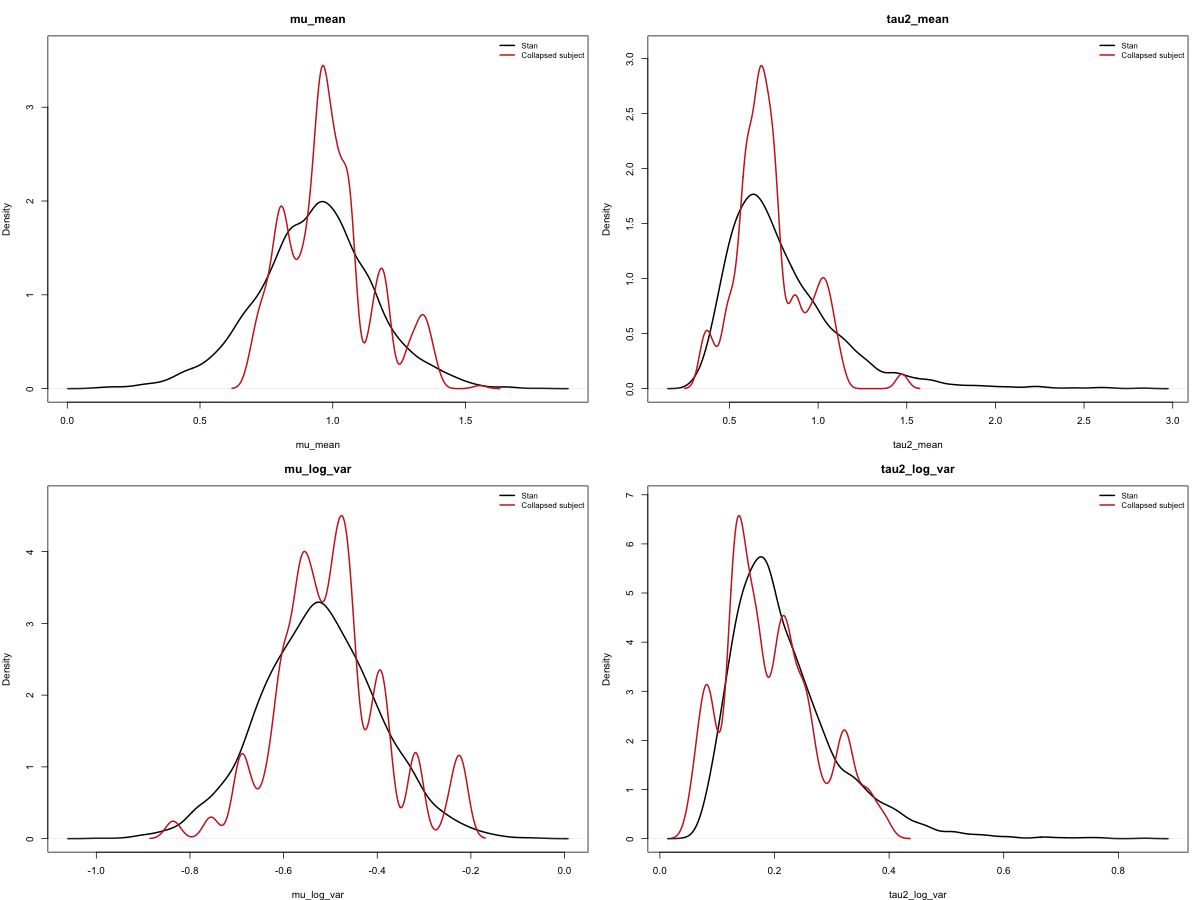

R code for this plot:
#!/usr/bin/env Rscript

file_arg <- grep("^--file=", commandArgs(trailingOnly = FALSE), value = TRUE)
script_path <- if (length(file_arg)) {
  normalizePath(sub("^--file=", "", file_arg[1L]))
} else {
  normalizePath("benchmarks/simple_collapsed_subject_from_stan.R")
}
repo_dir <- dirname(dirname(script_path))
setwd(repo_dir)

suppressPackageStartupMessages({
  library(parallel)
})

source("smc_core.R")
source("SMC_super_fast.R")
source("hierarchical_smc.R")

stan_results_file <- file.path("samples", "normal_normal_meanvar_hierarchy_compare_results.rds")
output_file <- file.path("samples", "simple_collapsed_subject_from_stan_results.rds")
plot_file <- file.path("benchmarks", "simple_collapsed_subject_from_stan.png")

if (!file.exists(stan_results_file)) {
  stop("Missing Stan benchmark results: ", stan_results_file)
}

dir.create("samples", showWarnings = FALSE, recursive = TRUE)
dir.create("benchmarks", showWarnings = FALSE, recursive = TRUE)

stan_bundle <- readRDS(stan_results_file)

y <- stan_bundle$simulation$y
phi_prior_mean <- stan_bundle$prior$mean
phi_prior_sd <- stan_bundle$prior$sd
stan_draws <- stan_bundle$stan_draws

S <- nrow(y)
N_trials <- ncol(y)
data_list <- lapply(seq_len(S), function(i) y[i, ])

theta_names <- c("subject_mean", "subject_log_var")
phi_names <- c("mu_mean", "mu_log_var", "log_tau2_mean", "log_tau2_log_var")

make_phi_prior_normal <- function(mean, sd) {
  mean <- as.numeric(mean)
  sd <- as.numeric(sd)
  nm <- names(mean)

  rprior_phi <- function(n) {
    out <- matrix(
      rnorm(n * length(mean), mean = rep(mean, each = n), sd = rep(sd, each = n)),
      nrow = n,
      ncol = length(mean),
      byrow = FALSE
    )
    colnames(out) <- nm
    out
  }

  logprior_phi <- function(phi_row) {
    sum(dnorm(as.numeric(phi_row), mean = mean, sd = sd, log = TRUE))
  }

  list(rprior = rprior_phi, lprior = logprior_phi)
}

phi_prior <- make_phi_prior_normal(phi_prior_mean, phi_prior_sd)
gaussian_map_fn <- phi_to_gaussian_params_diag_factory(param_names = theta_names)

loglik_fn <- function(Theta, y_i) {
  Theta <- as.matrix(Theta)
  colnames(Theta) <- theta_names
  vapply(
    seq_len(nrow(Theta)),
    function(i) {
      mu_i <- Theta[i, 1L]
      sd_i <- pmax(exp(0.5 * Theta[i, 2L]), 1e-9)
      sum(dnorm(y_i, mean = mu_i, sd = sd_i, log = TRUE))
    },
    numeric(1L)
  )
}

local_mu_ref <- c(
  subject_mean = unname(phi_prior_mean["mu_mean"]),
  subject_log_var = unname(phi_prior_mean["mu_log_var"])
)
local_Sigma_ref <- structure(
  diag(c(4.0, 2.0), 2L),
  dimnames = list(theta_names, theta_names)
)

detected_cores <- suppressWarnings(parallel::detectCores(logical = TRUE))
if (!is.finite(detected_cores) || detected_cores < 1L) {
  detected_cores <- 1L
}
mc_cores <- as.integer(max(1L, min(4L, detected_cores)))
local_particles <- 512L
local_rounds <- 40L
outer_particles <- 64L
outer_moves <- 1L
subject_rejuvenate_every <- 3L

timed <- function(expr) {
  value <- NULL
  tm <- system.time({
    value <- force(expr)
  })
  list(
    value = value,
    elapsed = unname(tm["elapsed"]),
    user = unname(tm["user.self"]),
    system = unname(tm["sys.self"])
  )
}

set.seed(777L)
subject_order <- sample.int(S)

cat(sprintf("Loaded Stan results from %s\n", stan_results_file))
cat(sprintf("Benchmark data: %d subjects x %d trials\n", S, N_trials))
cat("Running local subject fits...\n")

local_stage <- timed(
  run_local_smc_subjects(
    data_list = data_list,
    loglik_fn = loglik_fn,
    mu_ref = local_mu_ref,
    Sigma_ref = local_Sigma_ref,
    M = local_particles,
    max_rounds = local_rounds,
    n_mcmc_moves = 1L,
    gss_enable = FALSE,
    hist_mix_enable = FALSE,
    da_enable = FALSE,
    n_cores = mc_cores,
    base_seed = 1001L,
    verbose = FALSE
  )
)

cat("Running collapsed subject SMC...\n")

collapsed_stage <- timed(
  collapsed_subject_smc(
    data_list = data_list,
    loglik_fn = loglik_fn,
    prior = phi_prior,
    gaussian_map_fn = gaussian_map_fn,
    d_theta = length(theta_names),
    N = outer_particles,
    local_particles = local_particles,
    resample_threshold = 0.5,
    subject_order = subject_order,
    rejuvenation = "recompute",
    rejuvenate_every = subject_rejuvenate_every,
    rejuvenate_after_resample = TRUE,
    n_rejuvenation_moves = outer_moves,
    auxiliary_proposal = "correlated",
    auxiliary_correlation = 0.95,
    warm_start_mode = "nearest",
    theta_names = theta_names,
    local_n_cores = 1L,
    outer_n_cores = mc_cores,
    base_seed = 2026L,
    assume_unbiased_local_evidence = TRUE,
    evidence_cache = TRUE,
    store_local_fits = FALSE,
    verbose = TRUE,
    local_smc_control = list(
      max_rounds = local_rounds,
      n_mcmc_moves = 1L,
      gss_enable = FALSE,
      hist_mix_enable = FALSE,
      da_enable = FALSE
    )
  )
)

resample_weighted_rows <- function(phi, w, n_draws, seed = 1L) {
  set.seed(as.integer(seed))
  phi <- as.matrix(phi)
  w <- pmax(as.numeric(w), 0)
  sw <- sum(w)
  if (!is.finite(sw) || sw <= 0) {
    w <- rep(1 / nrow(phi), nrow(phi))
  } else {
    w <- w / sw
  }
  idx <- sample.int(nrow(phi), size = n_draws, replace = TRUE, prob = w)
  phi[idx, , drop = FALSE]
}

phi_draws_to_named_list <- function(phi_draws) {
  phi_draws <- as.matrix(phi_draws)
  colnames(phi_draws) <- phi_names
  list(
    mu_mean = phi_draws[, "mu_mean"],
    mu_log_var = phi_draws[, "mu_log_var"],
    tau2_mean = exp(phi_draws[, "log_tau2_mean"]),
    tau2_log_var = exp(phi_draws[, "log_tau2_log_var"])
  )
}

collapsed_draws <- phi_draws_to_named_list(
  resample_weighted_rows(collapsed_stage$value$phi, collapsed_stage$value$w, n_draws = 4000L, seed = 99L)
)

summary_rows <- function(draws, method) {
  rbind(
    data.frame(parameter = "mu_mean", method = method, mean = mean(draws$mu_mean), sd = sd(draws$mu_mean)),
    data.frame(parameter = "tau2_mean", method = method, mean = mean(draws$tau2_mean), sd = sd(draws$tau2_mean)),
    data.frame(parameter = "mu_log_var", method = method, mean = mean(draws$mu_log_var), sd = sd(draws$mu_log_var)),
    data.frame(parameter = "tau2_log_var", method = method, mean = mean(draws$tau2_log_var), sd = sd(draws$tau2_log_var))
  )
}

comparison_summary <- rbind(
  summary_rows(stan_draws, "Stan"),
  summary_rows(collapsed_draws, "Collapsed subject")
)

plot_param <- function(stan_x, smc_x, main, xlab) {
  d_stan <- density(stan_x)
  d_smc <- density(smc_x)
  xlim <- range(c(d_stan$x, d_smc$x))
  ylim <- c(0, 1.05 * max(d_stan$y, d_smc$y))
  plot(d_stan, lwd = 2, col = "black", main = main, xlab = xlab, ylab = "Density", xlim = xlim, ylim = ylim)
  lines(d_smc, lwd = 2, col = "firebrick3")
  legend("topright", legend = c("Stan", "Collapsed subject"), col = c("black", "firebrick3"), lwd = 2, bty = "n", cex = 0.8)
}

png(plot_file, width = 1200, height = 900)
par(mfrow = c(2, 2), mar = c(4, 4, 3, 1))
plot_param(stan_draws$mu_mean, collapsed_draws$mu_mean, "mu_mean", "mu_mean")
plot_param(stan_draws$tau2_mean, collapsed_draws$tau2_mean, "tau2_mean", "tau2_mean")
plot_param(stan_draws$mu_log_var, collapsed_draws$mu_log_var, "mu_log_var", "mu_log_var")
plot_param(stan_draws$tau2_log_var, collapsed_draws$tau2_log_var, "tau2_log_var", "tau2_log_var")
dev.off()

results <- list(
  stan_source = stan_results_file,
  simulation = list(
    S = S,
    N_trials = N_trials,
    y = y,
    subject_order = subject_order
  ),
  settings = list(
    local_particles = local_particles,
    local_rounds = local_rounds,
    outer_particles = outer_particles,
    outer_moves = outer_moves,
    subject_rejuvenate_every = subject_rejuvenate_every,
    auxiliary_proposal = "correlated",
    auxiliary_correlation = 0.95
  ),
  timings = data.frame(
    stage = c("locals", "collapsed_subject"),
    elapsed = c(local_stage$elapsed, collapsed_stage$elapsed),
    user = c(local_stage$user, collapsed_stage$user),
    system = c(local_stage$system, collapsed_stage$system)
  ),
  stan_draws = stan_draws,
  local_fits = local_stage$value,
  collapsed_fit = collapsed_stage$value,
  collapsed_draws = collapsed_draws,
  comparison_summary = comparison_summary,
  plot_file = plot_file
)

saveRDS(results, output_file)

cat(sprintf("Saved results to %s\n", output_file))
cat(sprintf("Saved plot to %s\n", plot_file))
print(comparison_summary)
print(results$timings)
